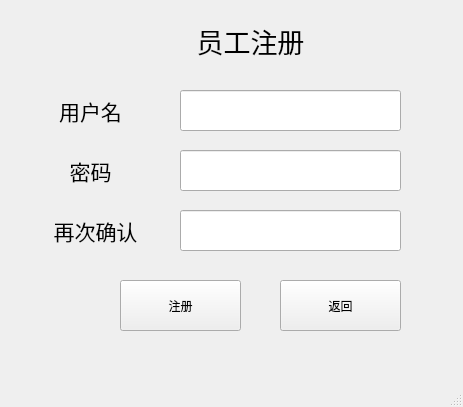
<?xml version="1.0" encoding="UTF-8"?>
<ui version="4.0">
 <class>new_staff</class>
 <widget class="QMainWindow" name="new_staff">
  <property name="geometry">
   <rect>
    <x>0</x>
    <y>0</y>
    <width>463</width>
    <height>407</height>
   </rect>
  </property>
  <property name="windowTitle">
   <string>员工注册</string>
  </property>
  <property name="styleSheet">
   <string notr="true"/>
  </property>
  <widget class="QWidget" name="centralwidget">
   <widget class="QPushButton" name="exit_btn">
    <property name="geometry">
     <rect>
      <x>280</x>
      <y>280</y>
      <width>121</width>
      <height>51</height>
     </rect>
    </property>
    <property name="text">
     <string>返回</string>
    </property>
   </widget>
   <widget class="QLineEdit" name="account_lineEdit">
    <property name="geometry">
     <rect>
      <x>180</x>
      <y>90</y>
      <width>221</width>
      <height>41</height>
     </rect>
    </property>
   </widget>
   <widget class="QPushButton" name="register_Btn">
    <property name="geometry">
     <rect>
      <x>120</x>
      <y>280</y>
      <width>121</width>
      <height>51</height>
     </rect>
    </property>
    <property name="text">
     <string>注册</string>
    </property>
   </widget>
   <widget class="QLabel" name="label_3">
    <property name="geometry">
     <rect>
      <x>110</x>
      <y>10</y>
      <width>281</width>
      <height>61</height>
     </rect>
    </property>
    <property name="font">
     <font>
      <family>AcadEref</family>
      <pointsize>20</pointsize>
     </font>
    </property>
    <property name="text">
     <string>员工注册</string>
    </property>
    <property name="alignment">
     <set>Qt::AlignCenter</set>
    </property>
   </widget>
   <widget class="QLabel" name="label">
    <property name="geometry">
     <rect>
      <x>50</x>
      <y>90</y>
      <width>81</width>
      <height>41</height>
     </rect>
    </property>
    <property name="font">
     <font>
      <family>AcadEref</family>
      <pointsize>16</pointsize>
     </font>
    </property>
    <property name="text">
     <string>用户名</string>
    </property>
    <property name="alignment">
     <set>Qt::AlignCenter</set>
    </property>
   </widget>
   <widget class="QLineEdit" name="password_lineEdit">
    <property name="geometry">
     <rect>
      <x>180</x>
      <y>150</y>
      <width>221</width>
      <height>41</height>
     </rect>
    </property>
    <property name="echoMode">
     <enum>QLineEdit::Password</enum>
    </property>
   </widget>
   <widget class="QLabel" name="label_2">
    <property name="geometry">
     <rect>
      <x>50</x>
      <y>150</y>
      <width>81</width>
      <height>41</height>
     </rect>
    </property>
    <property name="font">
     <font>
      <family>AcadEref</family>
      <pointsize>16</pointsize>
     </font>
    </property>
    <property name="text">
     <string>密码</string>
    </property>
    <property name="alignment">
     <set>Qt::AlignCenter</set>
    </property>
   </widget>
   <widget class="QLabel" name="label_4">
    <property name="geometry">
     <rect>
      <x>30</x>
      <y>210</y>
      <width>131</width>
      <height>41</height>
     </rect>
    </property>
    <property name="font">
     <font>
      <family>AcadEref</family>
      <pointsize>16</pointsize>
     </font>
    </property>
    <property name="text">
     <string>再次确认</string>
    </property>
    <property name="alignment">
     <set>Qt::AlignCenter</set>
    </property>
   </widget>
   <widget class="QLineEdit" name="password_lineEdit_2">
    <property name="geometry">
     <rect>
      <x>180</x>
      <y>210</y>
      <width>221</width>
      <height>41</height>
     </rect>
    </property>
    <property name="echoMode">
     <enum>QLineEdit::Password</enum>
    </property>
   </widget>
  </widget>
  <widget class="QMenuBar" name="menubar">
   <property name="geometry">
    <rect>
     <x>0</x>
     <y>0</y>
     <width>463</width>
     <height>26</height>
    </rect>
   </property>
  </widget>
  <widget class="QStatusBar" name="statusbar"/>
 </widget>
 <resources/>
 <connections/>
</ui>
